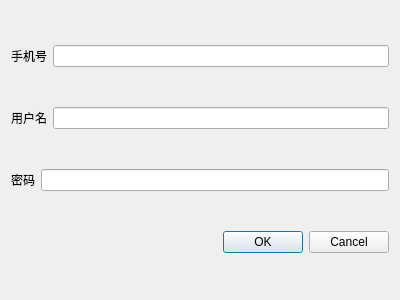
<?xml version="1.0" encoding="UTF-8"?>
<ui version="4.0">
 <class>SignUpDialog</class>
 <widget class="QDialog" name="SignUpDialog">
  <property name="geometry">
   <rect>
    <x>0</x>
    <y>0</y>
    <width>400</width>
    <height>300</height>
   </rect>
  </property>
  <property name="windowTitle">
   <string>Dialog</string>
  </property>
  <layout class="QVBoxLayout" name="verticalLayout">
   <item>
    <layout class="QHBoxLayout" name="horizontalLayout">
     <item>
      <widget class="QLabel" name="label">
       <property name="text">
        <string>手机号</string>
       </property>
      </widget>
     </item>
     <item>
      <widget class="QLineEdit" name="lineEdit_user">
       <property name="inputMask">
        <string>99999999999</string>
       </property>
      </widget>
     </item>
    </layout>
   </item>
   <item>
    <layout class="QHBoxLayout" name="horizontalLayout_2">
     <item>
      <widget class="QLabel" name="label_2">
       <property name="text">
        <string>用户名</string>
       </property>
      </widget>
     </item>
     <item>
      <widget class="QLineEdit" name="lineEdit_username">
       <property name="maxLength">
        <number>20</number>
       </property>
      </widget>
     </item>
    </layout>
   </item>
   <item>
    <layout class="QHBoxLayout" name="horizontalLayout_3">
     <item>
      <widget class="QLabel" name="label_3">
       <property name="text">
        <string>密码</string>
       </property>
      </widget>
     </item>
     <item>
      <widget class="QLineEdit" name="lineEdit_password">
       <property name="maxLength">
        <number>30</number>
       </property>
       <property name="echoMode">
        <enum>QLineEdit::Password</enum>
       </property>
      </widget>
     </item>
    </layout>
   </item>
   <item>
    <widget class="QDialogButtonBox" name="buttonBox">
     <property name="orientation">
      <enum>Qt::Horizontal</enum>
     </property>
     <property name="standardButtons">
      <set>QDialogButtonBox::Cancel|QDialogButtonBox::Ok</set>
     </property>
    </widget>
   </item>
  </layout>
 </widget>
 <resources/>
 <connections>
  <connection>
   <sender>buttonBox</sender>
   <signal>accepted()</signal>
   <receiver>SignUpDialog</receiver>
   <slot>accept()</slot>
   <hints>
    <hint type="sourcelabel">
     <x>248</x>
     <y>254</y>
    </hint>
    <hint type="destinationlabel">
     <x>157</x>
     <y>274</y>
    </hint>
   </hints>
  </connection>
  <connection>
   <sender>buttonBox</sender>
   <signal>rejected()</signal>
   <receiver>SignUpDialog</receiver>
   <slot>reject()</slot>
   <hints>
    <hint type="sourcelabel">
     <x>316</x>
     <y>260</y>
    </hint>
    <hint type="destinationlabel">
     <x>286</x>
     <y>274</y>
    </hint>
   </hints>
  </connection>
 </connections>
</ui>
